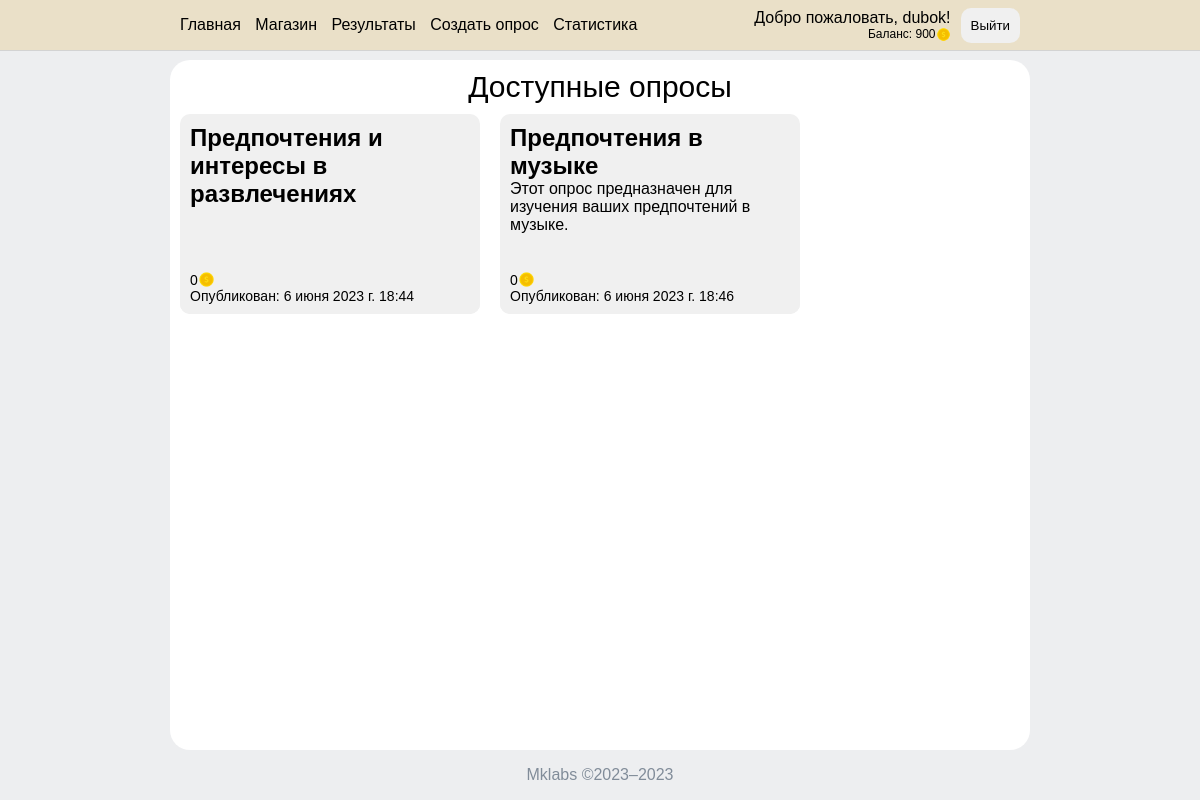
Page /index/ (signed in) on the committed database.
### myapp/models.py (models this page shows)
class UserMarket(models.Model):
    user = models.ForeignKey(User, on_delete=models.CASCADE)
    balance = models.IntegerField(default=0, validators=[MinValueValidator(0)])
    purchased_colors = models.ManyToManyField('Color', related_name='users')
    active_color = models.ForeignKey(Color, on_delete=models.CASCADE, default=1)

class Survey(models.Model):
    title = models.CharField(max_length=100)
    description = models.TextField()
    date_completed = models.DateTimeField(auto_now_add=True)
    price = models.IntegerField(default=0)

### myapp/views.py (the view)
# urls.py: path('index/', index, name='index'),
def index(request):
    user = request.user if request.user.is_authenticated else None
    completed_surveys = SurveyCompletion.objects.filter(user=user).values_list('survey_id', flat=True)
    surveys = Survey.objects.exclude(id__in=completed_surveys)
    return render(request, 'index.html', {'user': user, 'surveys': surveys})

### myapp/context_processor.py (called while the page is built)
def balance_processor(request):
    user = request.user
    if user.is_authenticated:
        user_market = UserMarket.objects.filter(user=user).first()
    else:
        user_market = None
    return {'user_market': user_market}

def user_processor(request):
    user = request.user if request.user.is_authenticated else None
    return {'user': user}

### templates/index.html (shortened to what this page needs)
{% load static %}
<!DOCTYPE html>
<html>
<head>
    <link rel="stylesheet" href="{% static 'css/main.css' %}">
    <link rel="stylesheet" href="{% static 'css/surveys.css' %}">
    <link rel="stylesheet" href="{% static 'css/colors.css' %}">
</head>
<body>
<header style="background-color: {{ user_market.active_color.hex_code }} !important;">
    <nav>
        <ul>
            <li><a href="/">Главная</a></li>
            <li><a href="/market/">Магазин</a></li>
            {% if user.is_superuser %}
                <li><a href="/results/">Результаты</a></li>
                <li><a href="/create_test/">Создать опрос</a></li>
                <li><a href="/stats/">Статистика</a></li>
            {% endif %}
        </ul>
        <div id="container">
            {% if user != None and user.username != "" %}
                <div class="greet">
                    <p>Добро пожаловать, {{ user.username }}!</p>
                    <div class="balance">Баланс: {{ user_market.balance }}<img src="/static/icons/coin.png"></div>
                </div>
                <button class="button" id="logout">Выйти</button>
                </div>
            {% else %}
                <button class="button" id="login">Войти</button>
                <button class="button" id="signin">Зарегистрироваться</button>
            {% endif %}
    </nav>
</header>
<main>
    <div class="content">
        {% block content %}
            <div class="page-title">Доступные опросы</div>
            <div class="cards">
                {% for survey in surveys %}
                    <div class="card">
                        <a href="{% url 'survey-detail' survey.id %}">
                            <div class="title">{{ survey.title }}</div>
                            <div class="desc">{{ survey.description }}</div>
                            <div class="card-info">
                                <div class="price">{{ survey.price }}<img src="/static/icons/coin.png"></div>
                                <div class="date">Опубликован: {{ survey.date_completed }}</div>
                            </div>
                        </a>
                    </div>
                {% endfor %}
            </div>
        {% endblock %}
    </div>
</main>
<footer>
    Mklabs ©2023–2023
</footer>
</body>
</html>

### static/css/main.css (style rules this page uses)
:root { --backgroind-color: #edeef0; --buttons-color: #f0f0f0; --sub-text: #818c99; --active: #D6D6D6 }
body { font-family: Arial, Verdana, sans-serif !important; margin: 0; padding: 0; display: flex; flex-direction: column; min-height: 100vh; }
.page-title { font-size: 30px; width: 100%; text-align: center; margin-bottom: 10px; }
header { background-color: white; border-bottom: 1px solid lightgrey; color: black; position: fixed; top: 0; left: 0; width: 100%; height: 50px; display: flex; justify-content: center; z-index: 997; }
.price { display: flex; align-items: center; height: 17px; }
.balance { justify-content: flex-end; font-size: 12px; display: flex; align-items: center; height: 15px; text-align: left; }
img { height: 100%; }
nav { min-width: 750px; width: 70%; display: flex; align-items: center; justify-content: space-between; }
nav #container { display: flex; flex-direction: row; align-items: center; }
nav button { margin-left: 10px; }
button { color: black; background-color: var(--buttons-color); border: 0; border-radius: 10px; padding: 10px; text-decoration: none; cursor: pointer; }
nav p { margin: 0; }
nav ul { list-style: none; margin: 0; padding: 0; }
nav li { display: inline-block; margin-right: 10px; }
nav li a { color: black; text-decoration: none; }
main { background-color: var(--backgroind-color); margin-top: 50px; display: flex; justify-content: center; flex: 1; min-width: 100vh; }
.content { background-color: white; min-width: 750px; width: 70%; padding: 10px; margin-top: 10px; border-radius: 20px; display: flex; flex-direction: column; }
.cards { display: flex; justify-content: flex-start; flex-wrap: wrap; margin: -10px; }
.cards a { text-decoration: none; color: black; width: 100%; height: 100%; display: block; }
.card { flex: 1 0 200px; min-width: 200px; max-width: 300px; height: 200px; margin: 10px; background-color: var(--buttons-color); border: 0; border-radius: 10px; padding: 10px; box-sizing: border-box; position: relative; overflow: hidden; }
.card .title { font-weight: bold; font-size: 24px; color: black; }
footer { background-color: var(--backgroind-color); color: var(--sub-text); text-align: center; bottom: 0; left: 0; width: 100%; min-width: 750px; height: 50px; display: flex; align-items: center; justify-content: center; }

### static/css/colors.css (style rules this page uses)
.card-info { display: flex; flex-direction: column; justify-content: flex-end; align-items: flex-start; background-color: var(--buttons-color); position: absolute; left: 0; bottom: 0; width: 100%; padding: 10px; box-sizing: border-box; font-size: 14px; }

### rows in the picture
UserMarket: balance "900"
Survey: title "Предпочтения и интересы в развлечениях", price "0", date_completed "6 июня 2023 г. 18:44"
Survey: title "Предпочтения в музыке", description "Этот опрос предназначен для изучения ваших предпочтений в музыке.", price "0", date_completed "6 июня 2023 г. 18:46"

### other values in the picture
{{ user.username }} "dubok"
